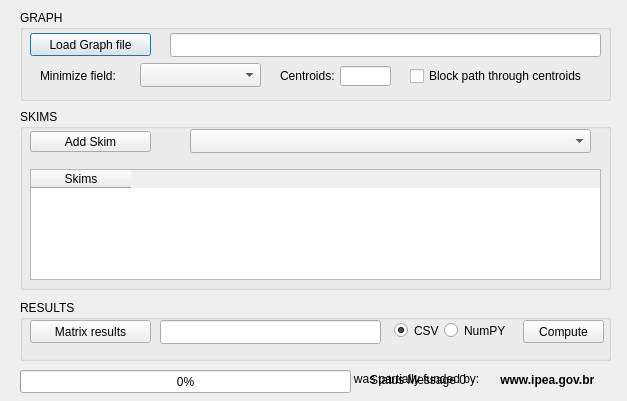
<?xml version="1.0" encoding="UTF-8"?>
<ui version="4.0">
 <class>Impedance_Matrix</class>
 <widget class="QDialog" name="Impedance_Matrix">
  <property name="windowModality">
   <enum>Qt::ApplicationModal</enum>
  </property>
  <property name="geometry">
   <rect>
    <x>0</x>
    <y>0</y>
    <width>627</width>
    <height>401</height>
   </rect>
  </property>
  <property name="windowTitle">
   <string>Impedance matrix toolbox - Provided by www.xl-optim.com</string>
  </property>
  <property name="modal">
   <bool>true</bool>
  </property>
  <widget class="QLabel" name="funding1">
   <property name="geometry">
    <rect>
     <x>200</x>
     <y>371</y>
     <width>321</width>
     <height>16</height>
    </rect>
   </property>
   <property name="font">
    <font>
     <pointsize>9</pointsize>
    </font>
   </property>
   <property name="text">
    <string>The development of this tool was partially funded by:</string>
   </property>
  </widget>
  <widget class="QLabel" name="funding2">
   <property name="geometry">
    <rect>
     <x>497</x>
     <y>369</y>
     <width>121</width>
     <height>21</height>
    </rect>
   </property>
   <property name="font">
    <font>
     <pointsize>9</pointsize>
     <weight>75</weight>
     <bold>true</bold>
    </font>
   </property>
   <property name="text">
    <string> www.ipea.gov.br</string>
   </property>
   <property name="textFormat">
    <enum>Qt::PlainText</enum>
   </property>
  </widget>
  <widget class="QGroupBox" name="groupBox">
   <property name="geometry">
    <rect>
     <x>20</x>
     <y>10</y>
     <width>591</width>
     <height>91</height>
    </rect>
   </property>
   <property name="title">
    <string>GRAPH</string>
   </property>
   <widget class="QPushButton" name="load_graph_from_file">
    <property name="geometry">
     <rect>
      <x>10</x>
      <y>23</y>
      <width>121</width>
      <height>23</height>
     </rect>
    </property>
    <property name="text">
     <string>Load Graph file</string>
    </property>
   </widget>
   <widget class="QLineEdit" name="graph_file_name">
    <property name="geometry">
     <rect>
      <x>150</x>
      <y>23</y>
      <width>431</width>
      <height>24</height>
     </rect>
    </property>
   </widget>
   <widget class="QComboBox" name="cb_minimizing">
    <property name="geometry">
     <rect>
      <x>120</x>
      <y>53</y>
      <width>121</width>
      <height>24</height>
     </rect>
    </property>
   </widget>
   <widget class="QLabel" name="progress_label_2">
    <property name="geometry">
     <rect>
      <x>20</x>
      <y>56</y>
      <width>81</width>
      <height>20</height>
     </rect>
    </property>
    <property name="font">
     <font>
      <pointsize>9</pointsize>
     </font>
    </property>
    <property name="text">
     <string>Minimize field:</string>
    </property>
   </widget>
   <widget class="QLabel" name="progress_label_3">
    <property name="geometry">
     <rect>
      <x>260</x>
      <y>56</y>
      <width>81</width>
      <height>20</height>
     </rect>
    </property>
    <property name="font">
     <font>
      <pointsize>9</pointsize>
     </font>
    </property>
    <property name="text">
     <string>Centroids:</string>
    </property>
   </widget>
   <widget class="QLineEdit" name="all_centroids">
    <property name="geometry">
     <rect>
      <x>320</x>
      <y>56</y>
      <width>51</width>
      <height>20</height>
     </rect>
    </property>
   </widget>
   <widget class="QCheckBox" name="block_paths">
    <property name="geometry">
     <rect>
      <x>390</x>
      <y>56</y>
      <width>191</width>
      <height>20</height>
     </rect>
    </property>
    <property name="text">
     <string>Block path through centroids</string>
    </property>
   </widget>
  </widget>
  <widget class="QGroupBox" name="groupBox_3">
   <property name="geometry">
    <rect>
     <x>20</x>
     <y>300</y>
     <width>591</width>
     <height>61</height>
    </rect>
   </property>
   <property name="title">
    <string>RESULTS</string>
   </property>
   <widget class="QPushButton" name="do_dist_matrix">
    <property name="geometry">
     <rect>
      <x>503</x>
      <y>20</y>
      <width>81</width>
      <height>23</height>
     </rect>
    </property>
    <property name="text">
     <string>Compute</string>
    </property>
   </widget>
   <widget class="QPushButton" name="select_result">
    <property name="geometry">
     <rect>
      <x>10</x>
      <y>20</y>
      <width>121</width>
      <height>23</height>
     </rect>
    </property>
    <property name="text">
     <string>Matrix results</string>
    </property>
   </widget>
   <widget class="QLineEdit" name="imped_results">
    <property name="geometry">
     <rect>
      <x>140</x>
      <y>20</y>
      <width>221</width>
      <height>24</height>
     </rect>
    </property>
   </widget>
   <widget class="QRadioButton" name="csv_res">
    <property name="geometry">
     <rect>
      <x>374</x>
      <y>22</y>
      <width>51</width>
      <height>17</height>
     </rect>
    </property>
    <property name="text">
     <string>CSV</string>
    </property>
    <property name="checked">
     <bool>true</bool>
    </property>
   </widget>
   <widget class="QRadioButton" name="npy_res">
    <property name="geometry">
     <rect>
      <x>424</x>
      <y>22</y>
      <width>71</width>
      <height>17</height>
     </rect>
    </property>
    <property name="text">
     <string>NumPY</string>
    </property>
   </widget>
  </widget>
  <widget class="QGroupBox" name="groupBox_2">
   <property name="geometry">
    <rect>
     <x>20</x>
     <y>109</y>
     <width>591</width>
     <height>181</height>
    </rect>
   </property>
   <property name="title">
    <string>SKIMS</string>
   </property>
   <widget class="QPushButton" name="bt_add_skim">
    <property name="geometry">
     <rect>
      <x>10</x>
      <y>22</y>
      <width>121</width>
      <height>21</height>
     </rect>
    </property>
    <property name="text">
     <string>Add Skim</string>
    </property>
   </widget>
   <widget class="QTableWidget" name="skim_list">
    <property name="geometry">
     <rect>
      <x>10</x>
      <y>60</y>
      <width>571</width>
      <height>111</height>
     </rect>
    </property>
    <property name="accessibleName">
     <string>&lt;html&gt;&lt;head/&gt;&lt;body&gt;&lt;p&gt;xcxc&lt;/p&gt;&lt;/body&gt;&lt;/html&gt;</string>
    </property>
    <property name="selectionMode">
     <enum>QAbstractItemView::SingleSelection</enum>
    </property>
    <property name="selectionBehavior">
     <enum>QAbstractItemView::SelectRows</enum>
    </property>
    <property name="rowCount">
     <number>0</number>
    </property>
    <property name="columnCount">
     <number>1</number>
    </property>
    <attribute name="verticalHeaderDefaultSectionSize">
     <number>27</number>
    </attribute>
    <column>
     <property name="text">
      <string>Skims</string>
     </property>
    </column>
   </widget>
   <widget class="QComboBox" name="cb_skims">
    <property name="geometry">
     <rect>
      <x>170</x>
      <y>20</y>
      <width>401</width>
      <height>24</height>
     </rect>
    </property>
   </widget>
  </widget>
  <widget class="QLabel" name="progress_label">
   <property name="geometry">
    <rect>
     <x>370</x>
     <y>370</y>
     <width>241</width>
     <height>20</height>
    </rect>
   </property>
   <property name="font">
    <font>
     <pointsize>9</pointsize>
    </font>
   </property>
   <property name="text">
    <string>Status Message 0</string>
   </property>
  </widget>
  <widget class="QProgressBar" name="progressbar">
   <property name="enabled">
    <bool>true</bool>
   </property>
   <property name="geometry">
    <rect>
     <x>20</x>
     <y>370</y>
     <width>331</width>
     <height>23</height>
    </rect>
   </property>
   <property name="palette">
    <palette>
     <active>
      <colorrole role="Highlight">
       <brush brushstyle="SolidPattern">
        <color alpha="255">
         <red>0</red>
         <green>170</green>
         <blue>0</blue>
        </color>
       </brush>
      </colorrole>
     </active>
     <inactive>
      <colorrole role="Highlight">
       <brush brushstyle="SolidPattern">
        <color alpha="255">
         <red>240</red>
         <green>240</green>
         <blue>240</blue>
        </color>
       </brush>
      </colorrole>
     </inactive>
     <disabled>
      <colorrole role="Highlight">
       <brush brushstyle="SolidPattern">
        <color alpha="255">
         <red>51</red>
         <green>153</green>
         <blue>255</blue>
        </color>
       </brush>
      </colorrole>
     </disabled>
    </palette>
   </property>
   <property name="value">
    <number>0</number>
   </property>
   <property name="textVisible">
    <bool>true</bool>
   </property>
  </widget>
 </widget>
 <resources/>
 <connections/>
</ui>
